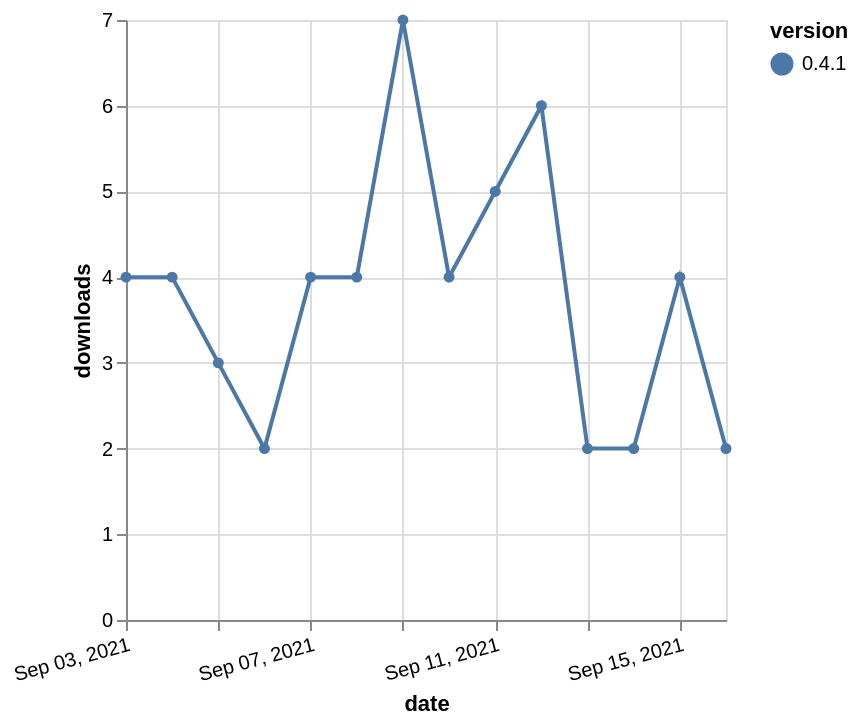

Here is the Vega-Lite specification saved for this chart:
### Vega-Lite specification from a JSON file in a GitHub repository (floating-point values rounded to 4 significant figures)
{"$schema": "https://vega.github.io/schema/vega-lite/v5.json", "description": "A simple bar chart with embedded data.", "data": {"values": [{"date": "2021-09-03", "total": 30875, "delta": 4, "version": "0.4.1"}, {"date": "2021-09-04", "total": 30879, "delta": 4, "version": "0.4.1"}, {"date": "2021-09-05", "total": 30882, "delta": 3, "version": "0.4.1"}, {"date": "2021-09-06", "total": 30884, "delta": 2, "version": "0.4.1"}, {"date": "2021-09-07", "total": 30888, "delta": 4, "version": "0.4.1"}, {"date": "2021-09-08", "total": 30892, "delta": 4, "version": "0.4.1"}, {"date": "2021-09-09", "total": 30899, "delta": 7, "version": "0.4.1"}, {"date": "2021-09-10", "total": 30903, "delta": 4, "version": "0.4.1"}, {"date": "2021-09-11", "total": 30908, "delta": 5, "version": "0.4.1"}, {"date": "2021-09-12", "total": 30914, "delta": 6, "version": "0.4.1"}, {"date": "2021-09-13", "total": 30916, "delta": 2, "version": "0.4.1"}, {"date": "2021-09-14", "total": 30918, "delta": 2, "version": "0.4.1"}, {"date": "2021-09-15", "total": 30922, "delta": 4, "version": "0.4.1"}, {"date": "2021-09-16", "total": 30924, "delta": 2, "version": "0.4.1"}]}, "width": "container", "mark": {"type": "line", "point": {"filled": true}}, "encoding": {"x": {"field": "date", "type": "temporal", "timeUnit": "yearmonthdate", "title": "date", "axis": {"labelAngle": -15}}, "y": {"field": "delta", "type": "quantitative", "title": "downloads"}, "color": {"field": "version", "type": "nominal"}, "tooltip": {"field": "delta"}}}
